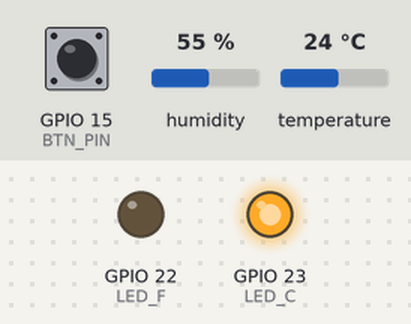
The sketch below on a simulated ESP32. Shown: output pins drawn as LEDs (lit = HIGH). Dashed ring = blinking. The test bench sets the inputs (shaded band); at power-on: GPIO 15 (BTN_PIN) LOW, humidity 55 %, temperature 24 °C. WiFi joins after 1.5 s; servers stay silent unless stated; random numbers use the default seed unless the sketch sets one; no MQTT or app messages arrive unless stated; what the sketch prints to the serial monitor is not drawn.

Above: at 2.7 s.
2.8 s: GPIO 15 (BTN_PIN) pulled HIGH for 1 s
At 2.92 s:
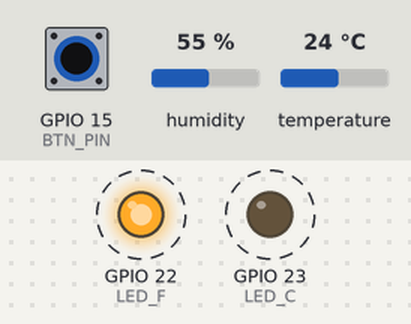
6.8 s: GPIO 15 (BTN_PIN) pulled HIGH for 0.15 s
At 7.5 s:
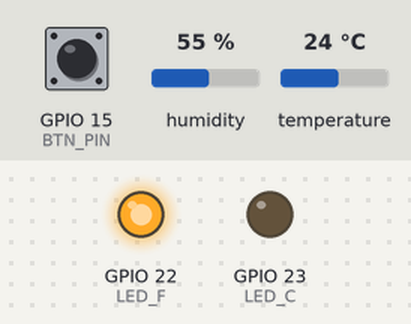
16.5 s: GPIO 15 (BTN_PIN) pulled HIGH for 3.2 s
At 20.3 s:
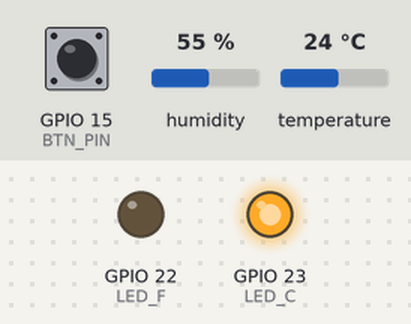
Timing chart, 0 to 21.8 s (numbered marks = the images above; inputs shaded):
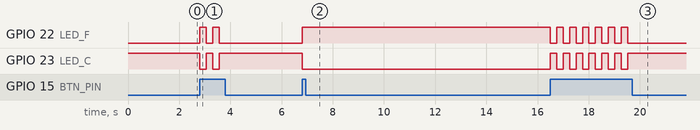

Measured:
- after the input at 2.8 s, GPIO 22 (LED_F): alternates HIGH for 0.25 s and LOW for 0.25 s, 4 changes in all, then stays LOW, starting at once; GPIO 23 (LED_C): alternates HIGH for 0.25 s and LOW for 0.25 s, 4 changes in all, then stays HIGH, starting at once
- after the input at 6.8 s, GPIO 22 (LED_F): LOW → HIGH at once; GPIO 23 (LED_C): HIGH → LOW at once
- after the input at 16.5 s, GPIO 22 (LED_F): alternates HIGH for 0.25 s and LOW for 0.25 s, 13 changes in all, then stays LOW, starting at once; GPIO 23 (LED_C): alternates HIGH for 0.25 s and LOW for 0.25 s, 13 changes in all, then stays HIGH, starting at once

The sketch:

station.ino
```cpp
#include <WiFi.h>
#include <PubSubClient.h>
#include <DHT.h>
#include <ArduinoJson.h>

#define MODE_SIMULATION false

#define DHTPIN 4
#define DHTTYPE DHT22
#define BTN_PIN 15
#define LED_C 23
#define LED_F 22

const char* ssid = "IPhone de Wissem";
const char* password = "wissem2019";

const char* mqtt_server = "captain.dev0.pandor.cloud";
const int mqtt_port = 1884;
const char* topic_data = "station/data";
const char* topic_cmd = "station/command";

DHT dht(DHTPIN, DHTTYPE);
WiFiClient espClient;
PubSubClient client(espClient);

bool isCelsius = true;
unsigned long lastPublish = 0;
unsigned long lastDebounce = 0;
const unsigned long debounceDelay = 250;
const unsigned long publishInterval = 5000;

void updateLeds();
void publishData(float temp, float hum);
void reconnect();
void callback(char* topic, byte* payload, unsigned int length);

void setup() {
  Serial.begin(115200);

  pinMode(BTN_PIN, INPUT_PULLDOWN);
  pinMode(LED_C, OUTPUT);
  pinMode(LED_F, OUTPUT);

  digitalWrite(LED_C, HIGH);
  digitalWrite(LED_F, LOW);

  if (!MODE_SIMULATION) {
    dht.begin();
  }

  // WiFi
  WiFi.begin(ssid, password);
  Serial.print("Connexion WiFi");
  while (WiFi.status() != WL_CONNECTED) {
    delay(500);
    Serial.print(".");
  }
  Serial.println(" OK");
  Serial.print("IP: ");
  Serial.println(WiFi.localIP());

  // MQTT
  client.setServer(mqtt_server, mqtt_port);
  client.setCallback(callback);
}

void loop() {
  if (!client.connected()) {
    reconnect();
  }
  client.loop();


  if (digitalRead(BTN_PIN) == HIGH && (millis() - lastDebounce > debounceDelay)) {
    lastDebounce = millis();
    isCelsius = !isCelsius;
    updateLeds();
    Serial.println(isCelsius ? "Mode: Celsius" : "Mode: Fahrenheit");
  }

  if (millis() - lastPublish >= publishInterval) {
    lastPublish = millis();

    float temp, hum;

    if (MODE_SIMULATION) {
      temp = random(180, 300) / 10.0;
      hum = random(400, 800) / 10.0;
    } else {
      temp = dht.readTemperature();
      hum = dht.readHumidity();
      if (isnan(temp) || isnan(hum)) {
        Serial.println("Erreur lecture DHT");
        return;
      }
    }

    if (!isCelsius) {
      temp = temp * 1.8 + 32;
    }

    publishData(temp, hum);
  }
}

void updateLeds() {
  digitalWrite(LED_C, isCelsius ? HIGH : LOW);
  digitalWrite(LED_F, isCelsius ? LOW : HIGH);
}

void publishData(float temp, float hum) {
  StaticJsonDocument<128> doc;
  doc["temperature"] = temp;
  doc["humidity"] = hum;
  doc["unit"] = isCelsius ? "C" : "F";
  doc["simulation"] = MODE_SIMULATION;

  char buffer[128];
  serializeJson(doc, buffer);

  client.publish(topic_data, buffer);
  Serial.print("Publie: ");
  Serial.println(buffer);
}

void reconnect() {
  while (!client.connected()) {
    Serial.print("Connexion MQTT...");
    if (client.connect("esp32-station")) {
      Serial.println(" OK");
      client.subscribe(topic_cmd);
    } else {
      Serial.print(" echec, rc=");
      Serial.print(client.state());
      Serial.println(" retry 5s");
      delay(5000);
    }
  }
}

void callback(char* topic, byte* payload, unsigned int length) {
  char msg[length + 1];
  memcpy(msg, payload, length);
  msg[length] = '\0';

  StaticJsonDocument<64> doc;
  deserializeJson(doc, msg);

  const char* unite = doc["unit"];
  if (strcmp(unite, "C") == 0) {
    isCelsius = true;
  } else if (strcmp(unite, "F") == 0) {
    isCelsius = false;
  }
  updateLeds();
  Serial.print("Commande recue: ");
  Serial.println(unite);
}
```
